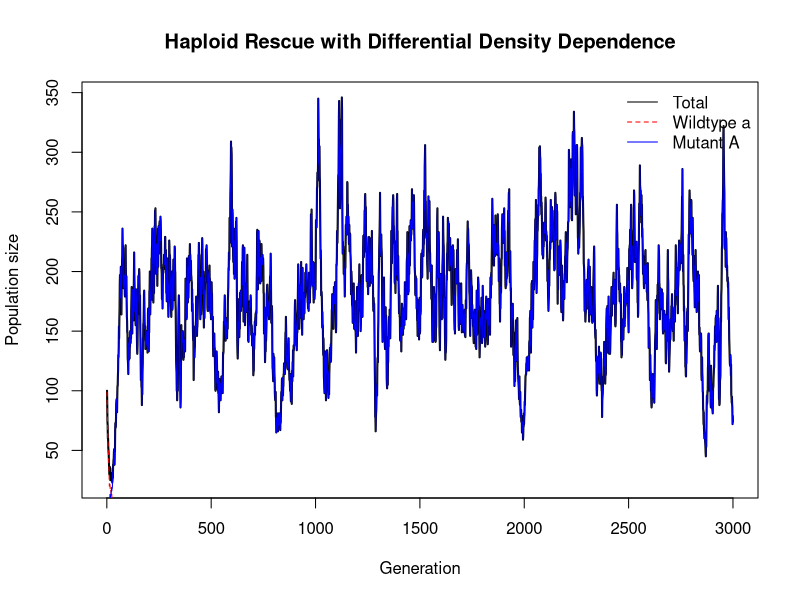
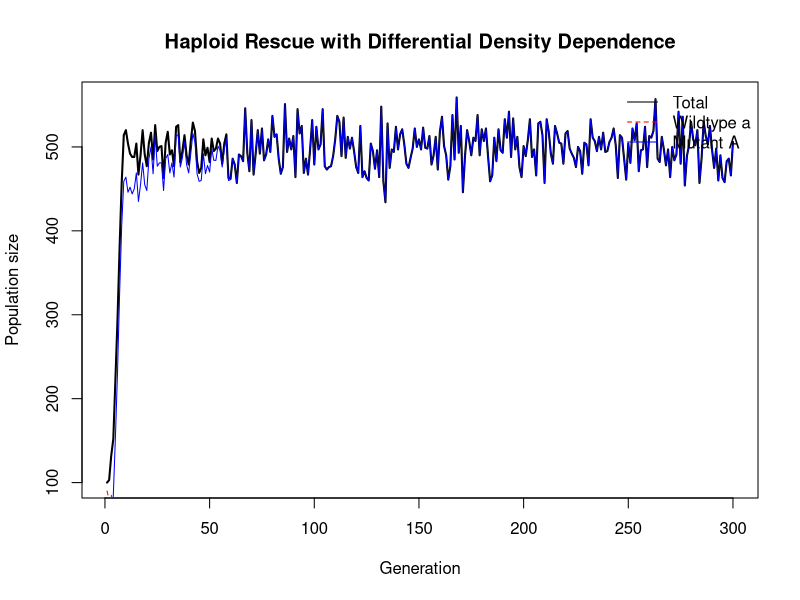

The R source for these figures, in order: (Note: this script raises an error after producing the figures.)
# Haploid population with differential density dependence
# Question:What is the ideal fraction of mutants to introduce, given variable density dependence,to rescue a declining population?
# Key Parameter(or Variable?): p0, initial fraction of mutants

## Parameters
N0  <- 100      # initial total population size
p0  <- 0.01      # initial fraction of mutants
K   <- 5000      # carrying capacity
w_a <- 0.95       # intrinsic fitness of wildtype (below 1)
w_A <- 1.05       # intrinsic fitness of mutant (above 1)
f_a <- 1.0        # wildtype density sensitivity
f_A <- 1.3        # mutant stronger negative freq. dependence
tmax <- 3000       # number of generations


## Initialization of first generation
Na <- numeric(tmax)    # wildtype counts
N_A <- numeric(tmax)   # mutant counts
Na[1] <- N0 * (1 - p0) # initialize wildtypes
N_A[1] <- N0 * p0      # initialize mutants


## Beverton–Holt crowding function
fitness <- function(Ntot, w, f) w / (1 + f * Ntot / K)  # always gives positive values (no negative growth)
# It smoothly saturates toward 0 as density increases.
# It’s biologically realistic, reflects limited resources, space, or competition.
# It allows different sensitivity between genotypes (f_a vs f_A).



## Simulation
set.seed(1)  # Each pass of the loop represents one generation 
# We start at t = 2 because the first generation (t = 1) was initialized already.
for(t in 2:tmax){
  Ntot <- Na[t-1] + N_A[t-1]   # We calculate the total population size in the previous generation.
  # This determines how crowded the population is, 
  # and so how much density dependence should reduce fitness.
  
  wa_eff <- fitness(Ntot, w_a, f_a)  # Each genotype gets its own densitydependence-ajusted growth rate for each generation.
  wA_eff <- fitness(Ntot, w_A, f_A)
  
  Na[t] <- rpois(1, Na[t-1] * wa_eff)  # Each genotype reproduces stochastically. 
  N_A[t] <- rpois(1, N_A[t-1] * wA_eff)# The expected number of offspring = previous number × realized fitness.
  # rpois() adds demographic stochasticity around that mean
  # example: 9000 × 0.8 = 7200, The realized number might be + - 7200
  
  if(Na[t] + N_A[t] < 1) break         # If total population drops below 1 (essentially extinct), stop the simulation.
}


## Plot population trajectories
time <- 1:tmax
plot(time, Na + N_A, type="l", lwd=2, col="black",               # total pop
     ylab="Population size", xlab="Generation",
     main="Haploid Rescue with Differential Density Dependence")
lines(time, Na, col="red", lty=2)                                # wildtype
lines(time, N_A, col="blue")                                     # mutant
legend("topright", legend=c("Total","Wildtype a","Mutant A"),    # legend
       col=c("black","red","blue"), lty=c(1,2,1), bty="n")

if(t %% 10 == 0) {   # print every 10 generations
  cat("Gen:", t, "Ntot =", Ntot, "wa_eff =", round(wa_eff,4), 
      "wA_eff =", round(wA_eff,4), "\n")
}

# p0 mainly changes time to rescue/extinction risk, not the final coexistence.
# ideal p0 is:
# (i) rescue probability
## If we repeat the stochastic simulation (e.g.100 replicates) for a given p0, some runs will go extinct, others will be rescued. The rescue probability is the percentage that survive.
# (ii) minimum N
## After introduction, the population plummets further until it’s low enough that the mutant, being more density-sensitive, can finally exploit the low-density environment and take over, rescuing the population.
# (iii) time to rebound
## Generation when growth resumes

# The ideal initial mutant fraction (p0) is the smallest proportion of mutants that reliably rescues the population. As p₀ increases, rescue success improves — the population is less likely to crash (higher minimum N) 
# and recovers faster (shorter rebound time). However, beyond a certain point, adding more mutants brings little additional benefit. The optimal p₀ is therefore at this plateau, where further increases no longer improve 
# rescue outcomes but would unnecessarily use more mutants or exceed carrying capacity.
# After a certain p₀, the mutant already guarantees rescue;
# further increases don’t change the outcome because the population is bounded by K and the mutant’s density-sensitive growth slows as soon as it becomes common.

fitness<- function(Ntot, w) 1 + w-w * Ntot / K

## Parameters
N0  <- 100     # initial total population size
p0  <- 0.1      # initial fraction of mutants
K   <- 500      # carrying capacity
w_a <- 0.95       # intrinsic fitness of wildtype (below 1)
w_A <- 1.05       # intrinsic fitness of mutant (above 1)
f_a <- 1.0        # wildtype density sensitivity
f_A <- 1.3        # mutant stronger negative freq. dependence
tmax <- 300       # number of generations


## Initialization of first generation
Na <- numeric(tmax)    # wildtype counts
N_A <- numeric(tmax)   # mutant counts
Na[1] <- N0 * (1 - p0) # initialize wildtypes
N_A[1] <- N0 * p0      # initialize mutants


## Beverton–Holt crowding function
fitness <- function(Ntot, w, f) 1+ w - w * Ntot / K  # always gives positive values (no negative growth)
# It smoothly saturates toward 0 as density increases.
# It’s biologically realistic, reflects limited resources, space, or competition.
# It allows different sensitivity between genotypes (f_a vs f_A).



## Simulation
set.seed(1)  # Each pass of the loop represents one generation of your haploid population. 
# We start at t = 2 because the first generation (t = 1) was initialized already.
for(t in 2:tmax){
  Ntot <- Na[t-1] + N_A[t-1]   # We calculate the total population size in the previous generation.
  # This determines how crowded the population is, 
  # and so how much density dependence should reduce fitness.
  
  #Each genotype gets its own densitydependence-ajusted growth rate for each generation.
 ## wa_eff <- fitness(Ntot, w_a, f_a)  
  wA_eff <- fitness(Ntot, w_A, f_A)
  wa_eff <- w_a  
  
  Na[t] <- rpois(1, Na[t-1] * wa_eff)  # Each genotype reproduces stochastically. 
  N_A[t] <- rpois(1, N_A[t-1] * wA_eff)# The expected number of offspring = previous number × realized fitness.
  # rpois() adds demographic stochasticity around that mean
  # example: 9000 × 0.8 = 7200, The realized number might be 7175, 7243, etc.
  
  if(Na[t] + N_A[t] < 1) break         # If total population drops below 1 (essentially extinct), stop the simulation.
}


## Plot population trajectories
time <- 1:tmax
plot(time, Na + N_A, type="l", lwd=2, col="black",               # total pop
     ylab="Population size", xlab="Generation",
     main="Haploid Rescue with Differential Density Dependence")
lines(time, Na, col="red", lty=2)                                # wildtype
lines(time, N_A, col="blue")                                     # mutant
legend("topright", legend=c("Total","Wildtype a","Mutant A"),    # legend
       col=c("black","red","blue"), lty=c(1,2,1), bty="n")

if(t %% 10 == 0) {   # print every 10 generations
  cat("Gen:", t, "Ntot =", Ntot, "wa_eff =", round(wa_eff,4), 
      "wA_eff =", round(wA_eff,4), "\n")
}

# p0 mainly changes time to rescue/extinction risk, not the final coexistence.
# ideal p0 is:
# (i) rescue probability
## If we repeat the stochastic simulation (e.g.100 replicates) for a given p0, some runs will go extinct, others will be rescued. The rescue probability is the percentage that survive.
# (ii) minimum N
## After introduction, the population plummets further until it’s low enough that the mutant, being more density-sensitive, can finally exploit the low-density environment and take over, rescuing the population.
# (iii) time to rebound
## Generation when growth resumes

# The ideal initial mutant fraction (p0) is the smallest proportion of mutants that reliably rescues the population. As p₀ increases, rescue success improves — the population is less likely to crash (higher minimum N) 
# and recovers faster (shorter rebound time). However, beyond a certain point, adding more mutants brings little additional benefit. The optimal p₀ is therefore at this plateau, where further increases no longer improve 
# rescue outcomes but would unnecessarily use more mutants or exceed carrying capacity.
# After a certain p₀, the mutant already guarantees rescue;
# further increases don’t change the outcome because the population is bounded by K and the mutant’s density-sensitive growth slows as soon as it becomes common.

print(simulate_gen(N0, p0, K, ))

